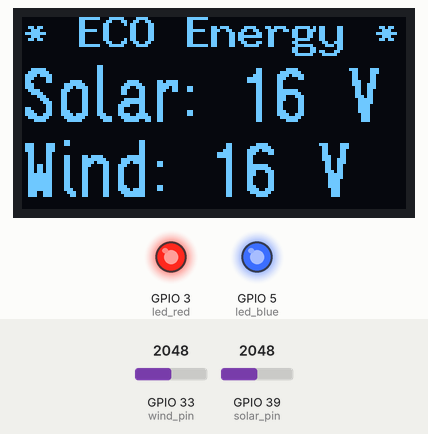
Recording of a sketch running on a simulated ESP32. Shown: 128×64 one-colour display, output pins drawn as LEDs (lit = HIGH). The test bench sets the inputs (shaded band); at power-on: GPIO 33 (wind_pin) = 2048, GPIO 39 (solar_pin) = 2048. What the sketch prints to the serial monitor is not drawn.

Above: at 1.3 s.
1.4 s: GPIO 33 (wind_pin) set to 983
At 2.2 s:
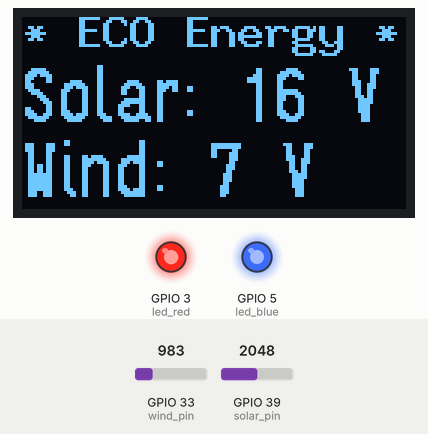
3.1 s: GPIO 39 (solar_pin) set to 0
At 3.8 s:
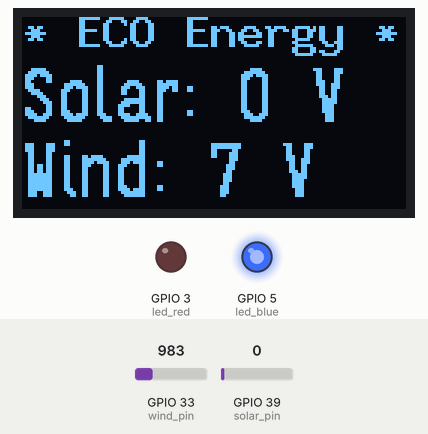
4.7 s: GPIO 33 (wind_pin) set to 491
At 5.4 s:
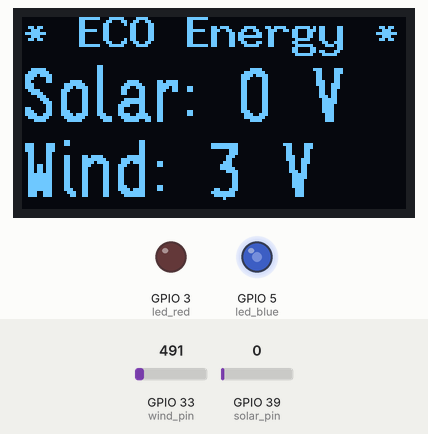
6.2 s: GPIO 39 (solar_pin) set to 491
At 7.1 s:
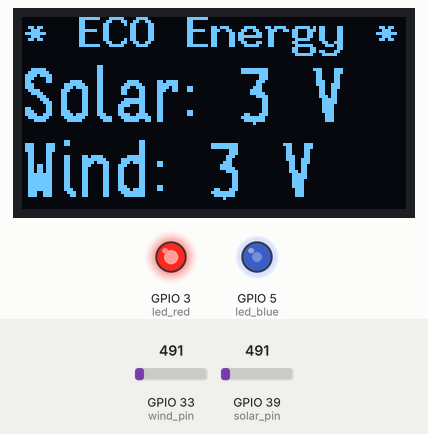
7.8 s: GPIO 33 (wind_pin) set to 0
At 8.7 s:
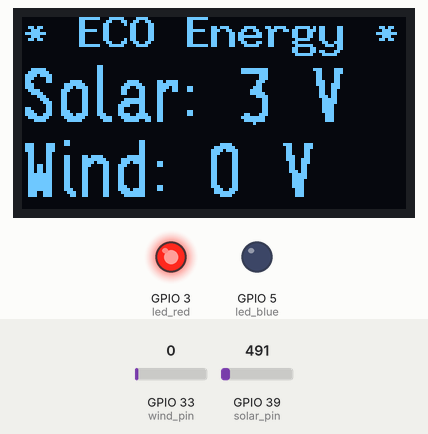
9.4 s: GPIO 39 (solar_pin) set to 0
At 10.4 s:
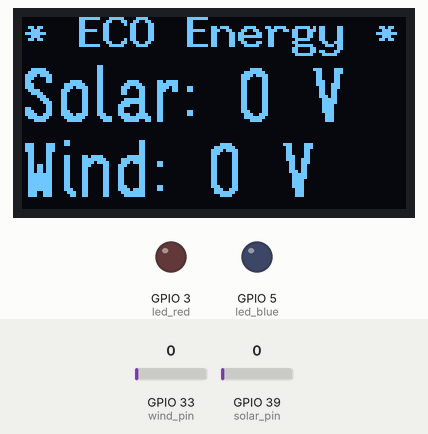
Timing chart, 0 to 12.0 s (numbered marks = the images above; inputs shaded):
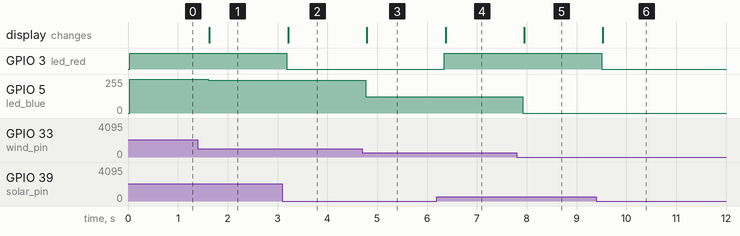

The sketch:

NewEnergy_to_PowerSim_Basic2.ino
```cpp
// (licence header left out)
// OLED 제어를 위한 라이브러리 불러오기
#include "oled_u8g2.h"
OLED_U8G2 oled;

//-----------------------------------------------------------------------------------------
// ETBoard 핀번호 설정
//-----------------------------------------------------------------------------------------
#include "pins_arduino.h"                            // support arduino uno with ET-Upboard

const int solar_pin = A3;                            // 태양광 발전량 측정 센서
const int wind_pin  = A5;                            // 풍력 발전량 측정 센서

const double c_value = 0.00806;                      // 전압 보정 변수 선언 (3.3v / 4096)

int led_red = D2;                                    // PWM용 Motor-L
int led_blue = D4;                                   // PWM용 Motor-R

//=========================================================================================
void setup()
//=========================================================================================
{
    Serial.begin(115200);                            // 시리얼통신 준비
    oled.setup();                                    // OLED 셋업

    pinMode(solar_pin, INPUT);                       // 태양광 발전량 측정 센서 입력모드 설정
    pinMode(wind_pin, INPUT);                        // 풍력 발전량 측정 센서  입력모드 설정

    ledcAttachPin(led_red, 0);                       // PWM 채널 0번 설정
    ledcSetup(0, 5000, 8);
    ledcAttachPin(led_blue, 1);                      // PWM 채널 1번 설정
    ledcSetup(1, 5000, 8);
}

//=========================================================================================
void solar_convert(int value)
//=========================================================================================
{
  value = value / 1.5;
  if (value >= 1023) {
    value = 1023;
  }
  //if (value >= 30) {
  //  value = 1023;
  //}
  ledcWrite(0, value);  // Solar PWM 출력
}

//=========================================================================================
void wind_convert(int value)
//=========================================================================================
{
  value = value / 4;
  if (value >= 1023) {
    value = 1023;
  }
  ledcWrite(1, value);  // Wind PWM 출력
}

//=========================================================================================
void loop()
//=========================================================================================
{
    //-------------------------------------------------------------------------------------
    // 태양광 발전량 측정 센서로 태양광 발전 전압 구하기
    //-------------------------------------------------------------------------------------
    int solar_value = analogRead(solar_pin);         // 태양광 발전량 측정값 저장
    int solar_power = solar_value * c_value;         // 태양광 발전량 전압 계산

    Serial.print("태양광 센서 : ");
    Serial.print(solar_power);
    Serial.println("V");
    solar_convert(solar_value);


    //-------------------------------------------------------------------------------------
    // 풍력 발전량 측정 센서로 풍력 발전 전압 구하기
    //-------------------------------------------------------------------------------------
    int wind_value = analogRead(wind_pin);           // 풍력 발전량 측정값 저장
    int wind_power = wind_value * c_value;           // 풍력 발전량 전압 계산

    Serial.print("  풍력 센서 : ");
    Serial.print(wind_power);
    Serial.println("V");
    wind_convert(wind_value);
    Serial.println("---------------------");

    //-------------------------------------------------------------------------------------
    // OLED 텍스트 표시
    //-------------------------------------------------------------------------------------
    char text1[32] = "Solar: ";                      // text1 태양광 발전 전압 표시
    char value1[32];
    String str1 = String(solar_power, DEC);
    str1.toCharArray(value1,6);
    strcat(text1, value1);
    strcat(text1, " V ");

    char text2[32] = "Wind: ";                       // text2 풍력 발전 전압 표시
    char value2[32];
    String str2 = String(wind_power, DEC);
    str2.toCharArray(value2, 6);
    strcat(text2, value2);
    strcat(text2, " V ");

    oled.setLine(1,"* ECO Energy *");                // OLED 첫 번째 줄 : 시스템 이름
    oled.setLine(2,text1);                           // OLED 두 번째 줄 : 태양광 발전 전압
    oled.setLine(3,text2);                           // OLED 세 번째 줄 : 풍력 발전 전압
    oled.display();

    delay(500);
}

//=========================================================================================
//
// (주)한국공학기술연구원 http://et.ketri.re.kr
//
//=========================================================================================
```

oled_u8g2.cpp
```cpp
/**********************************************************************************
 * Author : SCS
 * Date : 2018.09.30
 * Description : SSD1306 OLED Display
 * Reference: FontUsage.ino in u8g2 examples
 * Modified     : 2022.10.03 : SCS : support arduino uno with ET-Upboard
 **********************************************************************************/

#include "oled_u8g2.h"

#include <Arduino.h>

#include <U8g2lib.h>

#ifdef U8X8_HAVE_HW_SPI
#include <SPI.h>
#endif
#ifdef U8X8_HAVE_HW_I2C
#include <Wire.h>
#endif

// 2018.09.05 : SCS
// U8g2 Contructor (Frame Buffer)
#if defined(ARDUINO_AVR_UNO)
  // Slow
  U8G2_SSD1306_128X64_NONAME_F_SW_I2C u8g2(U8G2_R0, /* clock=*/ A0, /* data=*/ A1, /* reset=*/ U8X8_PIN_NONE);
#elif defined(ESP32)
  // Fast
  U8G2_SSD1306_128X64_NONAME_F_HW_I2C u8g2(U8G2_R0, /* reset=*/ U8X8_PIN_NONE);
#else
  #error "Unknown board"
#endif
// End of constructor

//=================================================================================
OLED_U8G2::OLED_U8G2()
//=================================================================================
{
	lineString[0] = "";
	lineString[1] = "";
	lineString[2] = "";
}

//=================================================================================
void OLED_U8G2::setup(void)
	//=================================================================================
{
  u8g2.begin();
  u8g2.clearBuffer();          // clear the internal memory
}

//=================================================================================
void OLED_U8G2::setLine(int line, char* buffer)
//=================================================================================
{
  if (line < 1 || line > 3) return;
  lineString[line - 1] = buffer;
}

//=================================================================================
void OLED_U8G2::display()
//=================================================================================
{
	// Clear
  u8g2.clearBuffer();          // clear the internal memory

  // First line
  u8g2.setFont(u8g2_font_9x15B_tf);

  u8g2.setCursor(0,10);
  u8g2.print(lineString[0]);

  // Second line
  u8g2.setFont(u8g2_font_logisoso18_tf );

  u8g2.setCursor(0,35);
  u8g2.print(lineString[1]);

  // Third line
  u8g2.setCursor(0,60);
  u8g2.print(lineString[2]);

  // Display
  u8g2.sendBuffer();					// transfer internal memory to the display
}

//=================================================================================
// End of Line
//=================================================================================
```

oled_u8g2.h
```cpp
/**********************************************************************************
 * Author : SCS
 * Date : 2018.09.30
 * Modified     : 2022.10.03 : SCS : support arduino uno with ET-Upboard
**********************************************************************************/

#ifndef OLED_U8G2_H
#define OLED_U8G2_H

#include <Arduino.h>

class OLED_U8G2{

private:
  char* lineString[3];

public:
	OLED_U8G2();
	void setup(void);
  void setLine(int line, char* buffer);
	void display();
};

#endif

//=================================================================================
// End of Line
//=================================================================================
```

Measured:
- after the input at 1.4 s, GPIO 5 (led_blue): 255/255 → 244/255 after 0.21 s; the display: changes after 0.24 s (image 1)
- after the input at 3.1 s, GPIO 3 (led_red): HIGH → LOW after 0.09 s; the display: changes after 0.11 s (image 2)
- after the input at 4.7 s, GPIO 5 (led_blue): 244/255 → 122/255 after 0.07 s; the display: changes after 0.09 s (image 3)
- after the input at 6.2 s, GPIO 3 (led_red): LOW → HIGH after 0.15 s; the display: changes after 0.17 s (image 4)
- after the input at 7.8 s, GPIO 5 (led_blue): 122/255 → 0/255 after 0.12 s; the display: changes after 0.15 s (image 5)
- after the input at 9.4 s, GPIO 3 (led_red): HIGH → LOW after 0.10 s; the display: changes after 0.13 s (image 6)
